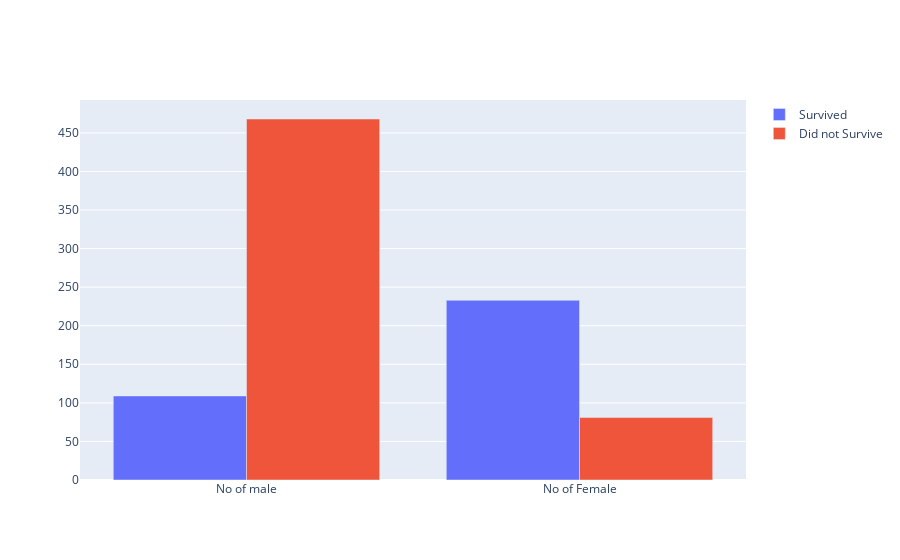

The notebook cell this image was saved under:
### Code cell
fig = go.Figure(
    data = [
        go.Bar(name = 'Survived', x = ['No of male','No of Female'], y = survival_yes_cat),
        go.Bar(name = 'Did not Survive', x = ['No of male','No of Female'], y = survival_no_cat),
    ]
)
fig.update_layout(barmode = 'group')
fig.show()

### Figure 1 — Plotly figure (JSON) as saved in the notebook; plotly's stock layout.template omitted (floating-point values rounded to 4 significant figures)
{"data": [{"name": "Survived", "type": "bar", "x": ["No of male", "No of Female"], "y": [109, 233]}, {"name": "Did not Survive", "type": "bar", "x": ["No of male", "No of Female"], "y": [468, 81]}], "layout": {"barmode": "group"}}
